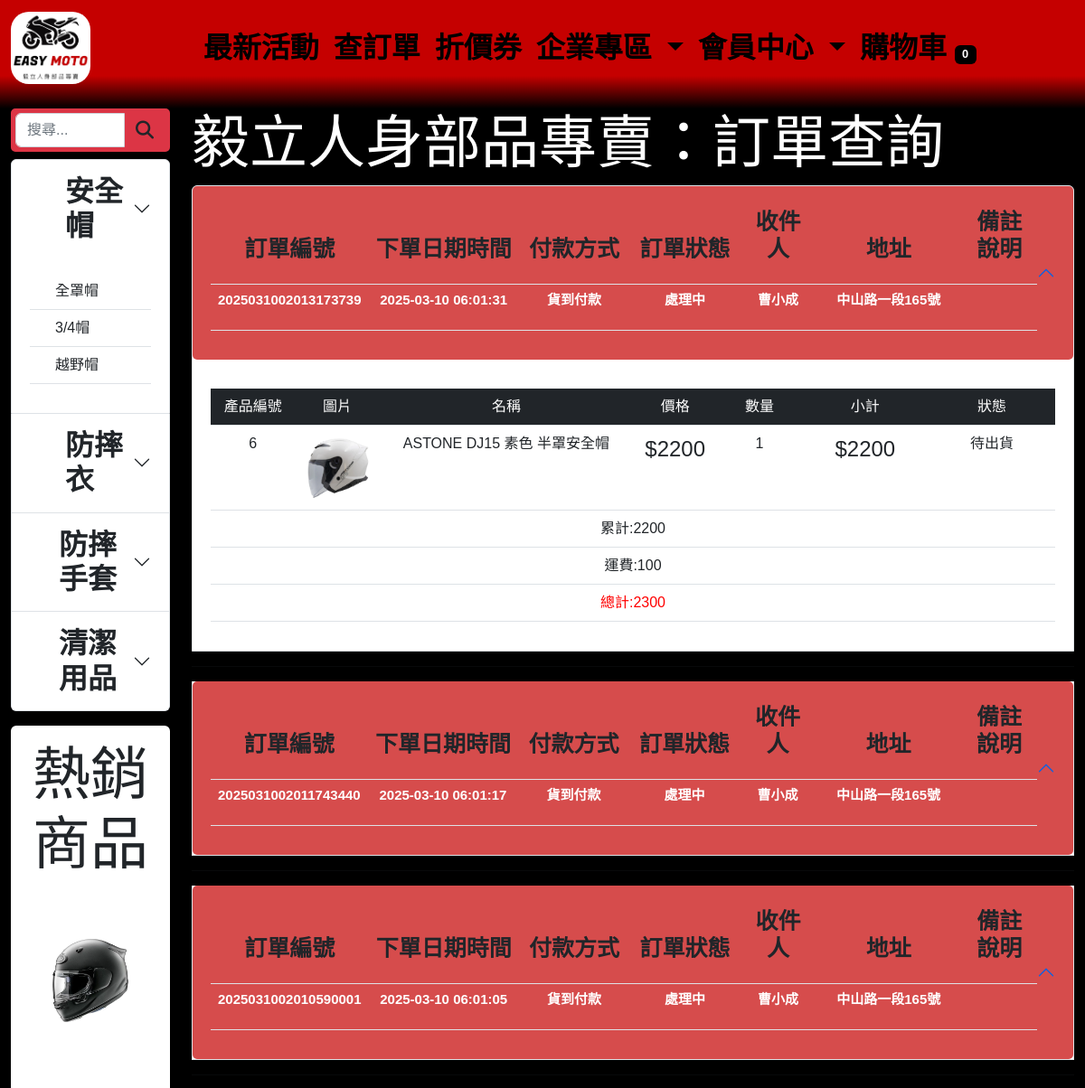
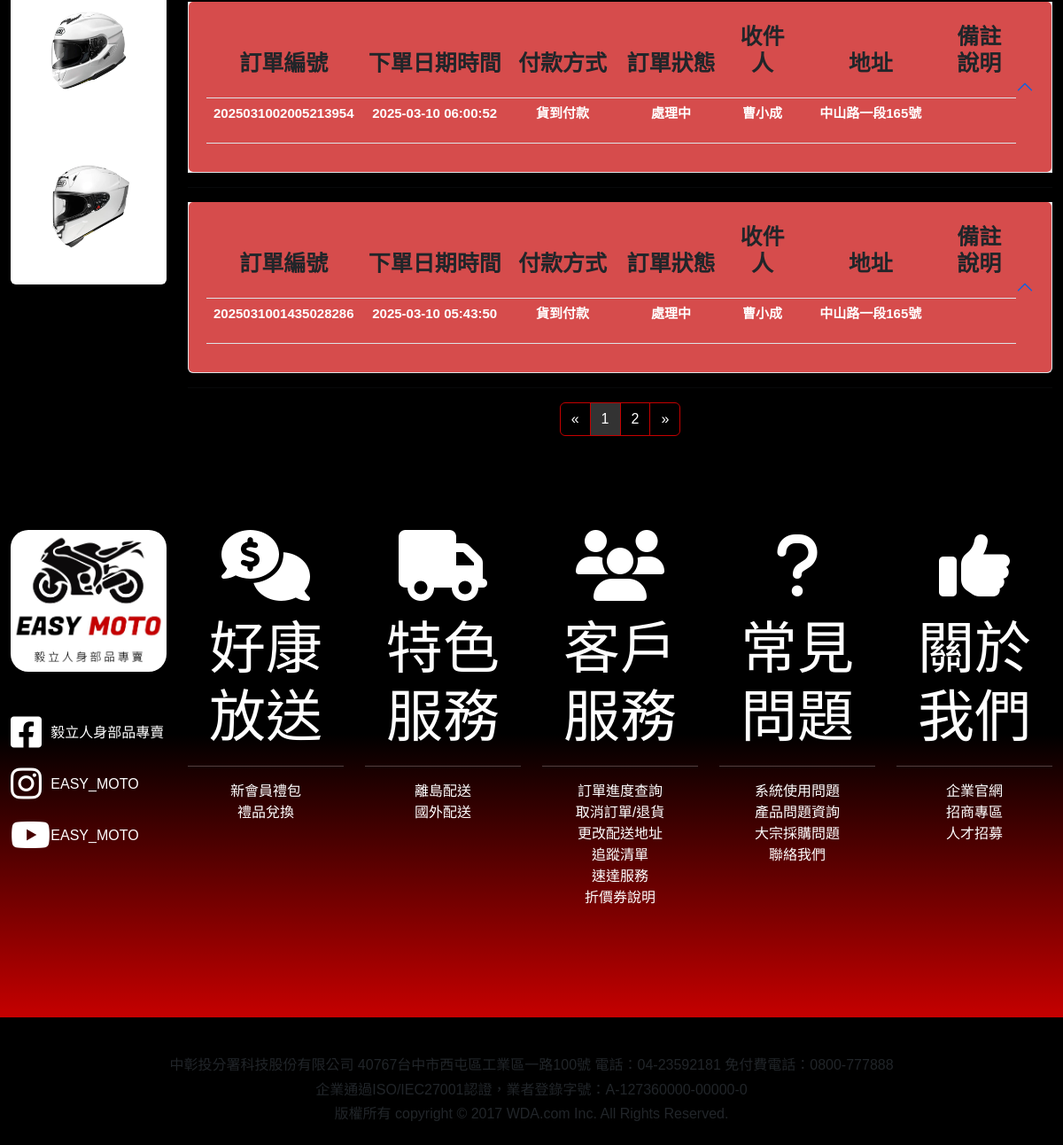
/orderlist.php (signed in), run on the app's committed database (2 pictures, top to bottom).
### tables this page shows
CREATE TABLE `pyclass` (
  `classid` int(3) NOT NULL COMMENT '產品類別',
  `level` int(2) NOT NULL COMMENT '所在層級',
  `fonticon` varchar(30) NOT NULL COMMENT '字型圖示',
  `cname` varchar(30) NOT NULL COMMENT '類別名稱',
  `sort` int(3) NOT NULL COMMENT '列表排序',
  `uplink` int(3) NOT NULL COMMENT '上層連結',
  `create_date` timestamp NOT NULL DEFAULT current_timestamp() ON UPDATE current_timestamp() COMMENT '建立時間與更新時間'
);

CREATE TABLE `hot` (
  `h_id` int(3) NOT NULL COMMENT '熱銷商品流水號',
  `p_id` int(10) NOT NULL COMMENT '產品編號',
  `h_sort` int(3) DEFAULT NULL COMMENT '熱銷商品排名'
);

CREATE TABLE `product_img` (
  `img_id` int(11) NOT NULL COMMENT '圖檔編號',
  `p_id` int(10) NOT NULL COMMENT '產品編號',
  `img_file` varchar(100) NOT NULL COMMENT '圖檔名稱',
  `sort` int(2) NOT NULL COMMENT '圖片順序',
  `create_date` timestamp NOT NULL DEFAULT current_timestamp() COMMENT '建立日期'
);

CREATE TABLE `product` (
  `p_id` int(10) NOT NULL COMMENT '產品編號',
  `classid` int(3) NOT NULL COMMENT '產品類別',
  `p_name` varchar(200) NOT NULL COMMENT '產品名稱',
  `p_intro` varchar(200) DEFAULT NULL COMMENT '產品簡介',
  `p_price` int(11) DEFAULT NULL COMMENT '產品單價',
  `p_open` tinyint(1) NOT NULL DEFAULT 1 COMMENT '上架',
  `p_content` text DEFAULT NULL COMMENT '產品詳細規格',
  `p_date` timestamp NULL DEFAULT current_timestamp() COMMENT '產品輸入日期'
);

CREATE TABLE `uorder` (
  `orderid` varchar(30) NOT NULL COMMENT '訂單編號',
  `emailid` int(10) NOT NULL COMMENT '會員編號',
  `addressid` int(10) NOT NULL COMMENT '收件人編號',
  `howpay` tinyint(4) NOT NULL DEFAULT 1 COMMENT '如何付款',
  `paystatus` int(5) DEFAULT NULL COMMENT '付款狀態',
  `status` tinyint(1) NOT NULL DEFAULT 1 COMMENT '訂單處理狀態',
  `remark` varchar(200) DEFAULT NULL COMMENT '備註',
  `create_date` timestamp NOT NULL DEFAULT current_timestamp() COMMENT '訂單時間'
);

CREATE TABLE `multiselect` (
  `msid` int(5) NOT NULL COMMENT '多功能選擇ID',
  `mslevel` int(2) NOT NULL COMMENT '多功能選擇層級',
  `msuplink` int(4) NOT NULL COMMENT '上層連結',
  `opcode` varchar(10) DEFAULT NULL COMMENT '外掛參數',
  `msname` varchar(50) NOT NULL COMMENT '多功能選擇名稱',
  `msort` int(11) DEFAULT NULL COMMENT '各功能列表排序',
  `url1` varchar(200) DEFAULT NULL COMMENT '外掛網址1',
  `url2` varchar(200) DEFAULT NULL COMMENT '外掛網址2',
  `create_date` timestamp NOT NULL DEFAULT current_timestamp() COMMENT '建立日期',
  `update_date` varchar(50) DEFAULT NULL COMMENT '修改日期'
);

CREATE TABLE `addbook` (
  `addressid` int(10) NOT NULL COMMENT '地址ID',
  `setdefault` tinyint(1) NOT NULL DEFAULT 0 COMMENT '預設收件人',
  `emailid` int(10) NOT NULL COMMENT '會員編號',
  `cname` varchar(30) NOT NULL COMMENT '收件者姓名',
  `mobile` varchar(20) NOT NULL COMMENT '收件者電話',
  `myzip` varchar(10) DEFAULT NULL COMMENT '郵遞區號',
  `address` varchar(200) NOT NULL COMMENT '收件地址',
  `create_date` timestamp NOT NULL DEFAULT current_timestamp() COMMENT '建立日期'
);

CREATE TABLE `cart` (
  `cartid` int(10) NOT NULL COMMENT '購物車編號',
  `emailid` int(10) DEFAULT NULL COMMENT '會員編號',
  `p_id` int(10) NOT NULL COMMENT '產品編號',
  `p_size` varchar(3) NOT NULL,
  `qty` int(3) NOT NULL COMMENT '產品數量',
  `orderid` varchar(30) DEFAULT NULL COMMENT '訂單編號',
  `status` tinyint(4) NOT NULL DEFAULT 1 COMMENT '訂單處理狀態',
  `ip` varchar(200) NOT NULL COMMENT '訂購者的IP',
  `create_date` timestamp NOT NULL DEFAULT current_timestamp() COMMENT '加入購物車時間'
);

### html/order_content.php (the view, shortened to what this page needs)
<?php
$maxRows_rs = 5;
$pageNum_rs = 0;
$startRow_rs = $pageNum_rs * $maxRows_rs;
$queryFirst = sprintf("select uorder.orderid, uorder.create_date as orderTime, uorder.remark, ms1.msname as howpay, ms2.msname as status, addbook.* FROM uorder, addbook, multiselect as ms1, multiselect as ms2 WHERE ms2.msid = uorder.status AND ms1.msid = uorder.howpay AND uorder.emailid = '%d' AND uorder.addressid = addbook.addressid ORDER BY uorder.create_date DESC", $_SESSION['emailid']);
$query = sprintf('%s limit %d,%d', $queryFirst, $startRow_rs, $maxRows_rs);
$order_rs = $link->query($query);
$i = 21;
?>
<h3 style="color: white;">毅立人身部品專賣：訂單查詢</h3>
<?php if ($order_rs->rowCount() != 0) { ?>
    <div class="accordion" id="accordion_order">
        <?php while ($data01 = $order_rs->fetch()) { ?>
            <div class="accordion-item">
                <h2 class="accordion-header" id="headingOne<?php echo $i; ?>">
                    <a class="accordion-button" data-bs-toggle="collapse" data-bs-target="#collapseOne<?php echo $i; ?>" aria-expanded="true" aria-controls="collapseOne<?php echo $i; ?>">
                        <div class="table-responsive-md" style="width: 100%;">
                            <table class="table">
                                <thead>
                                    <tr>
                                        <td width="10%"><p style="font-size: 25px;">訂單編號</p></td>
                                        <td width="20%"><p style="font-size: 25px;">下單日期時間</p></td>
                                        <td width="15%"><p style="font-size: 25px;">付款方式</p></td>
                                        <td width="15%"><p style="font-size: 25px;">訂單狀態</p></td>
                                        <td width="10%"><p style="font-size: 25px;">收件人</p></td>
                                        <td width="20%"><p style="font-size: 25px;">地址</p></td>
                                        <td width="10%"><p style="font-size: 25px;">備註說明</p></td>
                                    </tr>
                                </thead>
                                <tbody>
                                    <tr>
                                        <td width="10%"><p style="font-size: 15px;color: white;"><?php echo $data01['orderid'] ?></p></td>
                                        <td width="20%"><p style="font-size: 15px;color: white;"><?php echo $data01['orderTime'] ?></p></td>
                                        <td width="15%"><p style="font-size: 15px;color: white;"><?php echo $data01['howpay'] ?></p></td>
                                        <td width="15%"><p style="font-size: 15px;color: white;"><?php echo $data01['status'] ?></p></td>
                                        <td width="10%"><p style="font-size: 15px;color: white;"><?php echo $data01['cname'] ?></p></td>
                                        <td width="20%"><p style="font-size: 15px;color: white;"><?php echo $data01['address'] ?></p></td>
                                        <td width="10%"><p style="font-size: 15px;color: white;"><?php echo $data01['remark'] ?></p></td>
                                    </tr>
                                </tbody>
                            </table>
                        </div>
                    </a>
                </h2>
                <div id="collapseOne<?php echo $i; ?>" class="accordion-collapse collapse <?php echo ($i == 21) ? 'show' : '' ?>" aria-labelled="headingOne<?php echo $i; ?>" data-bs-parent="#accordion_order">
                    <div class="accordion-body">
                        <?php
                        $SQLstring = sprintf("SELECT *, ms1.msname as status
FROM cart, product, product_img, multiselect as ms1
WHERE cart.orderid = '%s'
AND ms1.msid = cart.status
AND cart.p_id = product_img.p_id
AND product.p_id = product_img.p_id
AND cart.p_id = product.p_id
AND product_img.sort = 1
ORDER BY cart.create_date DESC", $data01['orderid']);
                        $cart_rs = $link->query($SQLstring);
                        $pTotal = 0;
                        ?>
                        <div class="table-responsive-md" style="width: 100%;">
                            <table class="table table-hover mt-3">
                                <thead>
                                    <tr class="text-bg-dark" style="color:white;">
                                        <td width="10%">產品編號</td>
                                        <td width="10%">圖片</td>
                                        <td width="30%">名稱</td>
                                        <td width="10%">價格</td>
                                        <td width="10%">數量</td>
                                        <td width="15%">小計</td>
                                        <td width="15%">狀態</td>
                                    </tr>
                                </thead>
                                <tbody>
                                    <?php while ($cart_data = $cart_rs->fetch()) { ?>
                                        <tr>
                                            <td><?php echo $cart_data['p_id']; ?></td>
                                            <td><img class="img-fluid" src="./product_img/<?php echo $cart_data['img_file']; ?>" alt="<?php echo $cart_data['p_name']; ?>"></td>
                                            <td>
                                                <?php echo $cart_data['p_name']; ?>
                                            </td>
                                            <td>
                                                <h4 class="color_e600a0 pt-1">$<?php echo $cart_data['p_price']; ?></h4>
                                            </td>
                                            <td><?php echo $cart_data['qty']; ?></td>
                                            <td>
                                                <h4 class="color_e600a0 pt-1">$<?php echo $cart_data['p_price'] * $cart_data['qty']; ?></h4>
                                            </td>
                                            <td><?php echo $cart_data['status']; ?></td>
                                        </tr>
                                        <?php $pTotal += $cart_data['p_price'] * $cart_data['qty']; ?>
                                    <?php } ?>
                                </tbody>
                                <tfoot>
                                    <tr>
                                        <td colspan="7">累計:<?php echo $pTotal; ?></td>
                                    </tr>
                                    <tr>
                                        <td colspan="7">運費:100</td>
                                    </tr>
                                    <tr>
                                        <td colspan="7" class="color_red">總計:<?php echo $pTotal + 100; ?></td>
                                    </tr>
                                </tfoot>
                            </table>
                        </div>
                    </div>
                </div>
            </div>
            <hr>
        <?php $i++;
        } ?>
    </div>
    <?php
    if (isset($_GET['totalRows_rs'])) {
        $totalRows_rs = $_GET['totalRows_rs'];
    } else {
        $all_rs = $link->query($queryFirst);
        $totalRows_rs = $all_rs->rowCount();
    }
    $totalRows_rs = ceil($totalRows_rs / $maxRows_rs) - 1;
    $prev_rs = "&laquo;";
    $next_rs = "&raquo;";
    $separator = "|";
    $max_links = 20;
    $pages_rs = buildNavigation($pageNum_rs, $totalRows_rs, $prev_rs, $next_rs, $separator, $max_links, true, 3, "order_rs");
    ?>
    <nav aria-label="Page navigation example">
        <ul class="pagination justify-content-center">
            <?php echo $pages_rs[0] . $pages_rs[1] . $pages_rs[2]; ?>
        </ul>
    </nav>
<?php } else { ?>
    <div class="alert alert-info" role="alert">
        抱歉！目前還沒有任何訂單
    </div>
<?php } ?>

### html/sidebar.php (shortened to what this page needs)
<div class="sidebar mb-2" style="border: 5px solid #dc3545; border-radius: 5px;">
    <form name="search" class="bg-danger" id="search" action="product.php" method="get">
        <div class="input-group">
        <input type="text" name="search_name" id="search_name" class="form-control" placeholder="搜尋..." value="<?php echo(isset($_GET['search_name']))?$_GET['search_name']:''; ?>" required>
            <span class="input-group-btn">
                <button class="btn btn-default" type="submit">
                    <i class="fas fa-search fa-lg"></i>
                </button>
            </span>
        </div>
    </form>
</div>
<?php
$SQLstring = "select * from pyclass where level=1 order by sort";
$pyclass01 = $link->query($SQLstring);
?>
<div class="accordion" id="accordionExample">
    <?php while ($pyclass01_Rows = $pyclass01->fetch()) { $i=$pyclass01_Rows['classid']; ?>
        <div class="accordion-item">
            <h2 class="accordion-header" id="headingOne<?php echo $i ?>">
                <button class="accordion-button collapsed" type="button" data-bs-toggle="collapse" data-bs-target="#collapseOne<?php echo $i ?>" aria-expanded="true" aria-controls="collapseOne<?php echo $i ?>">
                    <i class="fas <?php echo $pyclass01_Rows['fonticon']; ?> fa-lg fa-fw"></i><?php echo $pyclass01_Rows['cname']; ?>
                </button>
            </h2>
            <?php
            if (isset($_GET['p_id'])) {
                $SQLstring = sprintf("select uplink from pyclass,product where pyclass.classid=product.classid and p_id=%d",$_GET['p_id']);
                $classid_rs=$link->query($SQLstring);
                $data=$classid_rs->fetch();
                $ladder=$data['uplink'];
            }
            elseif (isset($_GET['level']) && $_GET['level'] == 1){
                $ladder = $_GET['classid'];
            }
            elseif (isset($_GET['classid'])){
                $SQLstring="select uplink from pyclass where level=2 and classid=" . $_GET['classid'];
                $classid_rs=$link->query($SQLstring);
                $data=$classid_rs->fetch();
                $ladder=$data['uplink'];
            }
            else{
                $ladder=1;
            }
            $SQLstring = sprintf("select * from pyclass where level=2 and uplink=%d order by sort", $pyclass01_Rows['classid']);
            $pyclass02 = $link->query($SQLstring);
            ?>
            <div id="collapseOne<?php echo $i ?>" class="accordion-collapse  text-dark collapse <?php echo ($i == $ladder) ? 'show' : ''; ?>" aria-labelledby="headingOne<?php echo $i ?>" data-bs-parent="#accordionExample">
                <div class="accordion-body">
                    <table class="table">
                        <tbody>
                            <?php while ($pyclass02_Rows = $pyclass02->fetch()) { ?>
                                <tr>
                                    <td><a href="product.php?classid=<?php echo $pyclass02_Rows['classid']  ?>"class=" text-dark d-block"><?php echo $pyclass02_Rows['cname'] ?></a></td>
                                </tr>
                            <?php } ?>
                        </tbody>
                    </table>
                </div>
            </div>
        </div>
    <?php $i++;
    } ?>
</div>

### html/hot.php
<?php
$SQLstring = "select * from hot,product,product_img where hot.p_id=product_img.p_id and hot.p_id=product.p_id and product_img.sort=1 order by h_sort";
$hot = $link->query($SQLstring);
?>
<div class="card text-center mt-3" style="border:none;">
    <div class="card-body">
        <h3 class="card-title">熱銷商品</h3>
    </div>
    <?php while ($data = $hot->fetch()) { ?>
        <a href="goods.php?p_id=<?php echo $data['p_id']; ?>">
            <img src="./product_img/<?php echo $data['img_file']; ?>" class="card-img-top" alt="HOT<?php echo $data['h_sort']; ?>" title="<?php echo $data['p_name']; ?>">
        </a>
    <?php } ?>
</div>

### website_p01.css (style rules this page uses)
body { font-family: 'Arial, Chocolate Classical Sans', sans-serif; font-size: 14pt; background-color: black; }
a { color: white; text-decoration: none; }
.color_red { color: red; }
.table-responsive-md table td { text-align: center; }
.table-responsive-md table tfoot td { text-align: center; }
.accordion-button { font-size: 1.2em; font-weight: 800; }
table td a { font-size: 1em; }
.accordion-button:not(.collapsed) { background-color: rgba(197, 0, 0, 0.7); color: white; box-shadow: none; border-radius: 5px; }
.accordion-button:not(.collapsed)::after { color: white; }
.card.text-center.mt-3 img { padding: 20%; opacity: 1; transition: opacity 1s ease; -moz-transition: opacity 1s ease; -webkit-transition: opacity 1s ease; -o-transition: opacity 1s ease; }
.card-title { display: -webkit-box; -webkit-line-clamp: 2; -webkit-box-orient: vertical; overflow: hidden; text-overflow: ellipsis; white-space: normal; line-clamp: 2; box-orient: vertical; }
@media (min-width: 576px) { body { font-size: 1rem; } }
@media (min-width: 576px) { h3 { font-size: 4rem; } }
@media (min-width: 768px) { body { font-size: 1rem; } }
@media (min-width: 768px) { h3 { font-size: 4rem; } }
@media (min-width: 768px) { .accordion-button { font-size: 1em; font-weight: 800; } }

### data on the page
pyclass: cname "安全帽"
pyclass: cname "全罩帽"
pyclass: cname "3/4帽"
pyclass: cname "越野帽"
pyclass: cname "防摔衣"
pyclass: cname "防摔手套"
pyclass: cname "清潔用品"
hot: p.p_name (picture)
hot: p.p_name (picture)
hot: p.p_name (picture)
uorder: orderid "2025031002013173739", create_date "2025-03-10 06:01:31", multiselect.msname "貨到付款", multiselect.msname "處理中", addressid.cname "曹小成", addressid.address "中山路一段165號", pTotal "2200", pTotal "2300"
cart: product_img.p_id "6", p.p_name (picture), p.p_name "ASTONE DJ15 素色 半罩安全帽", p.p_price "2200", qty "1", $cart_data['p_price']*$cart_data['qty'] "2200", multiselect.msname "待出貨"
uorder: orderid "2025031002011743440", create_date "2025-03-10 06:01:17", multiselect.msname "貨到付款", multiselect.msname "處理中", addressid.cname "曹小成", addressid.address "中山路一段165號"
uorder: orderid "2025031002010590001", create_date "2025-03-10 06:01:05", multiselect.msname "貨到付款", multiselect.msname "處理中", addressid.cname "曹小成", addressid.address "中山路一段165號"
uorder: orderid "2025031002005213954", create_date "2025-03-10 06:00:52", multiselect.msname "貨到付款", multiselect.msname "處理中", addressid.cname "曹小成", addressid.address "中山路一段165號"
uorder: orderid "2025031001435028286", create_date "2025-03-10 05:43:50", multiselect.msname "貨到付款", multiselect.msname "處理中", addressid.cname "曹小成", addressid.address "中山路一段165號"

### other printed values
$cart_rs->rowCount() "0"
$prev_Recordset1 "«"
$textLink "1"
$textLink "2"
$next_Recordset1 "»"
